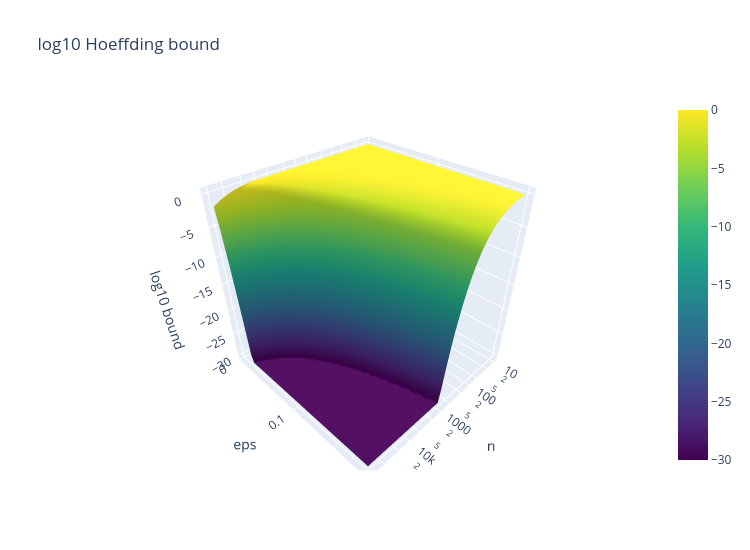

Notebook code cell kept with this figure:
### Markdown cell above
### 8.2 Interactive Plotly version of 8.1
Hover to read the bound at any $(n,\varepsilon)$.

### Code cell
fig = go.Figure(go.Surface(x=n_axis, y=e_axis, z=Z, colorscale="Viridis"))
fig.update_layout(title="log10 Hoeffding bound", width=750, height=550,
                  scene=dict(xaxis_title="n", yaxis_title="eps", zaxis_title="log10 bound", xaxis_type="log"))
fig.show()
